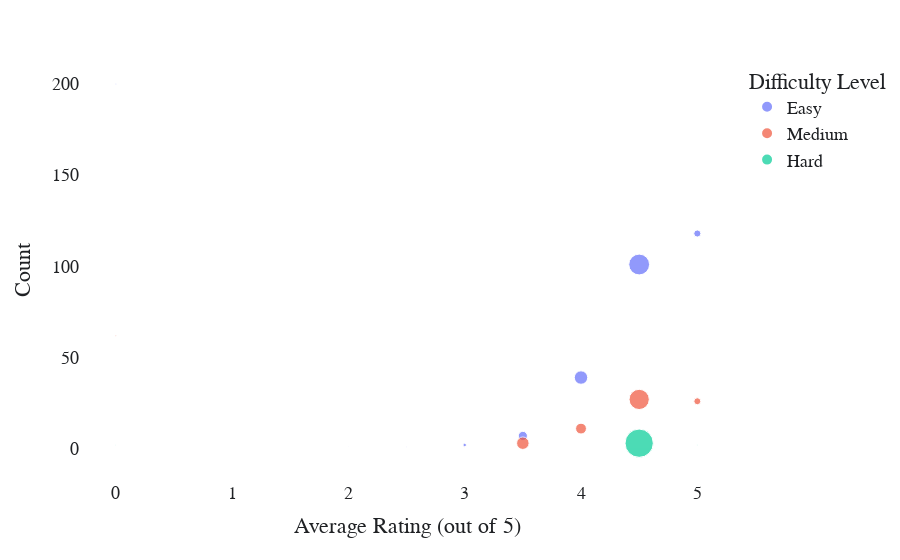

The notebook cell saved with this chart:
### Code cell
import plotly.express as px

fig = px.scatter(x=diff_l_r['rating'], y=diff_l_r['count'], color = diff_l_r['difficulty'], 
                 size = diff_l_r['ave_likes'])

fig.update_layout(
    xaxis_title = 'Average Rating (out of 5)',
    yaxis_title = 'Count',
    title={
        #'text': "How are dishes rated depending on their difficulty?",
        #'y':0.9,
        #'x':0.5,
        #'xanchor': 'center',
        'yanchor': 'top'},
    font = {'family': 'Arial',
           'size': 18,
           'color': 'rgb(31,33,36)'},
    plot_bgcolor = 'rgba(0,0,0,0)',
    paper_bgcolor = 'rgba(0,0,0,0)',
    legend_title = 'Difficulty Level'
)


fig.show()

### Figure 1 — Plotly figure (JSON) as saved in the notebook; plotly's stock layout.template omitted (floating-point values rounded to 4 significant figures)
{"data": [{"hovertemplate": "color=Easy<br>x=%{x}<br>y=%{y}<br>size=%{marker.size}<extra></extra>", "legendgroup": "Easy", "marker": {"color": "#636efa", "size": [36, 3, 12, 324, 2245, 4891, 11703, 1360], "sizemode": "area", "sizeref": 53.97, "symbol": "circle"}, "mode": "markers", "name": "Easy", "orientation": "v", "showlegend": true, "type": "scatter", "x": [0, 2, 2.5, 3, 3.5, 4, 4.5, 5], "xaxis": "x", "y": [200, 1, 1, 2, 7, 39, 101, 118], "yaxis": "y"}, {"hovertemplate": "color=Medium<br>x=%{x}<br>y=%{y}<br>size=%{marker.size}<extra></extra>", "legendgroup": "Medium", "marker": {"color": "#EF553B", "size": [35, 10, 4198, 3167, 11050, 1304], "sizemode": "area", "sizeref": 53.97, "symbol": "circle"}, "mode": "markers", "name": "Medium", "orientation": "v", "showlegend": true, "type": "scatter", "x": [0, 3, 3.5, 4, 4.5, 5], "xaxis": "x", "y": [62, 1, 3, 11, 27, 26], "yaxis": "y"}, {"hovertemplate": "color=Hard<br>x=%{x}<br>y=%{y}<br>size=%{marker.size}<extra></extra>", "legendgroup": "Hard", "marker": {"color": "#00cc96", "size": [9, 21586, 24], "sizemode": "area", "sizeref": 53.97, "symbol": "circle"}, "mode": "markers", "name": "Hard", "orientation": "v", "showlegend": true, "type": "scatter", "x": [0, 4.5, 5], "xaxis": "x", "y": [2, 3, 2], "yaxis": "y"}], "layout": {"font": {"color": "rgb(31,33,36)", "family": "Arial", "size": 18}, "legend": {"itemsizing": "constant", "title": {"text": "Difficulty Level"}, "tracegroupgap": 0}, "margin": {"t": 60}, "paper_bgcolor": "rgba(0,0,0,0)", "plot_bgcolor": "rgba(0,0,0,0)", "title": {"yanchor": "top"}, "xaxis": {"anchor": "y", "domain": [0, 1], "title": {"text": "Average Rating (out of 5)"}}, "yaxis": {"anchor": "x", "domain": [0, 1], "title": {"text": "Count"}}}}
